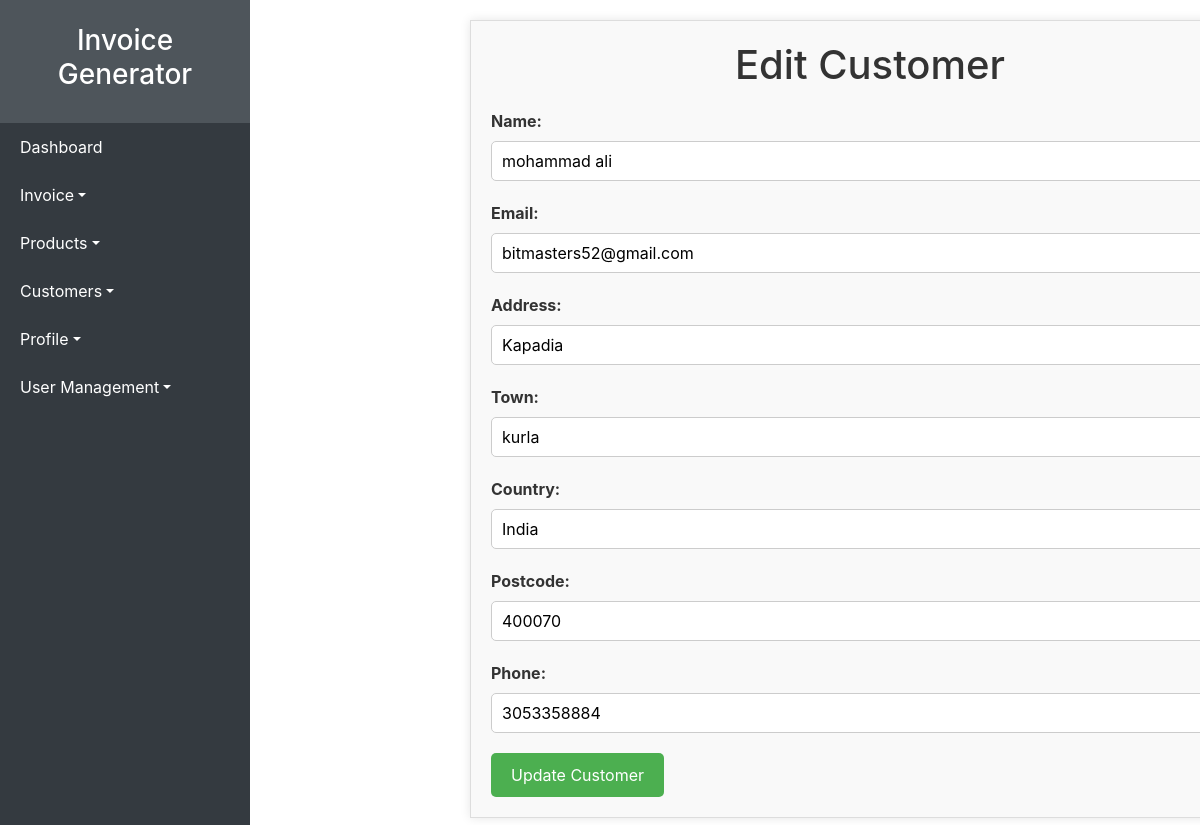
Page /func/edit_customer.php?id=2 (signed in) on the committed database.
### tables this page shows
CREATE TABLE `customers` (
  `id` int(11) NOT NULL,
  `name` varchar(255) NOT NULL,
  `email` varchar(255) NOT NULL,
  `address` varchar(255) NOT NULL,
  `town` varchar(255) NOT NULL,
  `country` varchar(255) NOT NULL,
  `postcode` varchar(20) NOT NULL,
  `phone` varchar(20) NOT NULL
);

### func/edit_customer.php (the view, shortened to what this page needs)
<?php
include('../includes/db.php');
if ($_SERVER['REQUEST_METHOD'] == 'GET' && isset($_GET['id'])) {
    $customerId = $_GET['id'];
    $stmt = $conn->prepare("SELECT * FROM customers WHERE id = ?");
    $stmt->bind_param("i", $customerId);
    $stmt->execute();
    $result = $stmt->get_result();
    if ($result->num_rows > 0) {
        $customer = $result->fetch_assoc();
    } else {
        echo "Customer not found.";
        exit();
    }
}
?>
<!DOCTYPE html>
<html lang="en">
<head>
</head>
<body>
    <?php include('../includes/sidebar.php'); ?>
    <div class="content">
        <div class="containerr">
            <h1 style="text-align: center;">Edit Customer</h1>
            <form action="edit_customer.php?id=<?php echo $customerId; ?>" method="POST">
                <label for="customer_name">Name:</label>
                <input type="text" id="customer_name" name="customer_name" value="<?php echo $customer['name']; ?>" required><br>
                <label for="customer_email">Email:</label>
                <input type="email" id="customer_email" name="customer_email" value="<?php echo $customer['email']; ?>" required><br>
                <label for="customer_address">Address:</label>
                <input type="text" id="customer_address" name="customer_address" value="<?php echo $customer['address']; ?>" required><br>
                <label for="customer_town">Town:</label>
                <input type="text" id="customer_town" name="customer_town" value="<?php echo $customer['town']; ?>" required><br>
                <label for="customer_country">Country:</label>
                <input type="text" id="customer_country" name="customer_country" value="<?php echo $customer['country']; ?>" required><br>
                <label for="customer_postcode">Postcode:</label>
                <input type="text" id="customer_postcode" name="customer_postcode" value="<?php echo $customer['postcode']; ?>" required><br>
                <label for="customer_phone">Phone:</label>
                <input type="text" id="customer_phone" name="customer_phone" value="<?php echo $customer['phone']; ?>" required><br>
                <button type="submit">Update Customer</button>
            </form>
        </div>
    </div>
</body>
</html>

### func/edit_customer.php (style rules this page uses)
body { font-family: Arial, sans-serif; margin: 0; padding: 0; }
.content { margin-left: 200px; padding: 20px; overflow-y: auto; }
.containerr { width: 800px; margin: 0 auto; padding: 20px; background-color: #f9f9f9; border: 1px solid #ddd; box-shadow: 0 0 10px rgba(0, 0, 0, 0.1); }
h1 { margin-top: 0; font-weight: bold; color: #333; }
form { margin-top: 20px; }
label { display: block; margin-bottom: 10px; font-weight: bold; color: #333; }
input[type="text"], input[type="email"] { width: 100%; height: 40px; margin-bottom: 20px; padding: 10px; border: 1px solid #ccc; border-radius: 5px; }
button[type="submit"] { background-color: #4CAF50; color: #fff; padding: 10px 20px; border: none; border-radius: 5px; cursor: pointer; }

### rows in the picture
customers: customer_name "mohammad ali", customer_email "bitmasters52@gmail.com", customer_address "Kapadia", customer_town "kurla", customer_country "India", customer_postcode "400070", customer_phone "3053358884"

### other values in the picture
$item['label'] "Dashboard"
$item['label'] "Invoice"
$item['label'] "Products"
$item['label'] "Customers"
$item['label'] "Profile"
$item['label'] "User Management"
